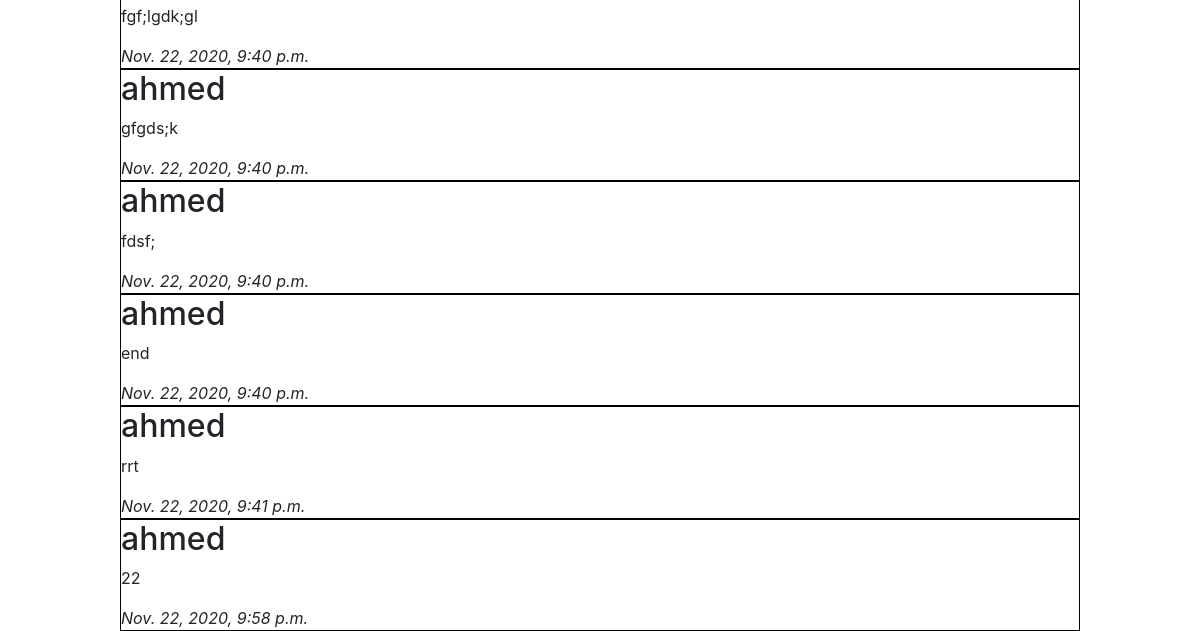
The app's page /profile/1 (signed in, lower part), older data.
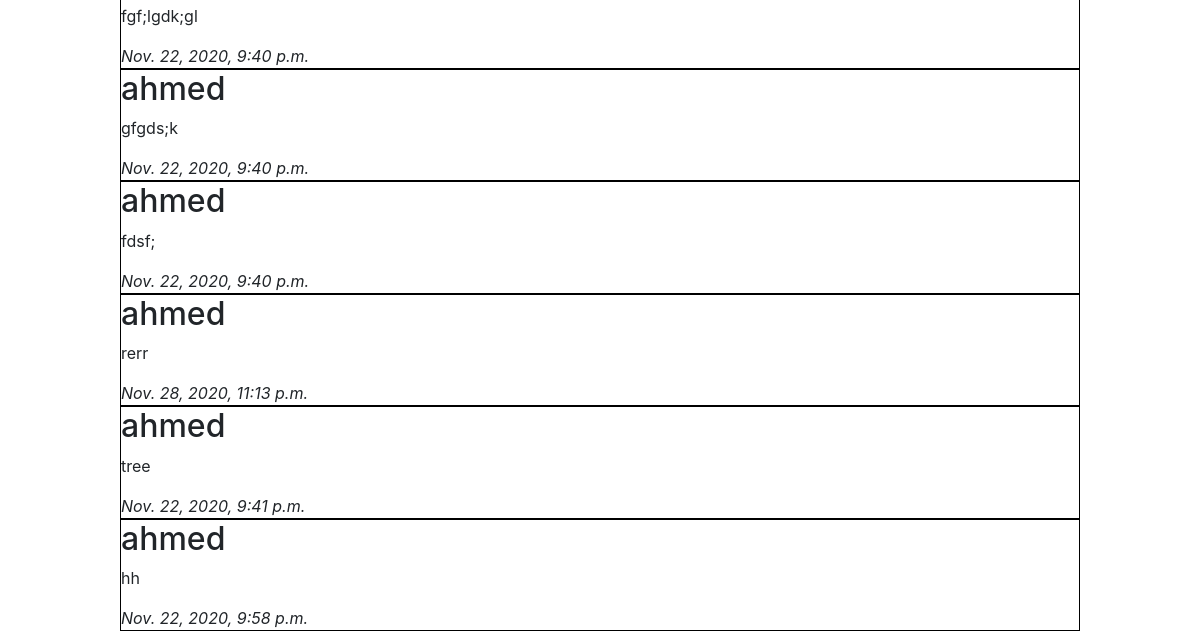
The same page, newer data.
### network/models.py (models this page shows, shortened)
class Post(models.Model):
    content = models.TextField(max_length=100)
    timestamp = models.DateTimeField(auto_now_add=True)
    created_by = models.ForeignKey(User, on_delete=models.CASCADE, related_name="poster")
    like = models.ManyToManyField(User, related_name="user_like")
    image = models.ImageField(default = False ,upload_to ='media/')

class User(AbstractUser):
    following = models.ManyToManyField('self', symmetrical=False, related_name="followers")
    picture = models.ImageField(height_field="hieght_field", width_field="widt_field", upload_to='media/', null=True, blank=True)
    height_field = models.IntegerField(default=0)
    width_fiels = models.IntegerField(default=0)

### network/views.py (the view)
# urls.py: path("profile/<user_id>", views.profile, name="profile"),
@login_required
def profile(request, user_id):
    user = User.objects.get(pk=user_id)
    user_login= User.objects.get(pk=request.user.id)
    if(request.user.id == user.id):
        follow=False
    else:
        follow = True
    following = user.following.all().count()
    followers = user.followers.all().count()
    user_posts = Post.objects.filter(created_by=user_id)
    return render(request, "network/profile.html",{
        "following": following,
        "followers": followers,
        "user_posts" : user_posts,
        "follow" : follow
    })

### network/templates/network/profile.html (shortened to what this page needs)
{% extends "network/layout.html" %}
{% load static %}
{% block body %}
    <div id="user_posts">
    {% for upost in user_posts %}
    <div class="userpost">
        <h2>{{upost.created_by }}</h2>
        <p>{{ upost.content }} </p>
        <i>{{ upost.timestamp }}</i>
    </div>
    {% endfor %}
</div>
{% endblock%}

Row changes from the older to the newer data that the page shows:
changed Post: content "end" → "rerr"; timestamp "Nov. 22, 2020, 9:40 p.m." → "Nov. 28, 2020, 11:13 p.m."
changed Post: content "rrt" → "tree"
changed Post "Nov. 22, 2020, 9:58 p.m.": content "22" → "hh"
